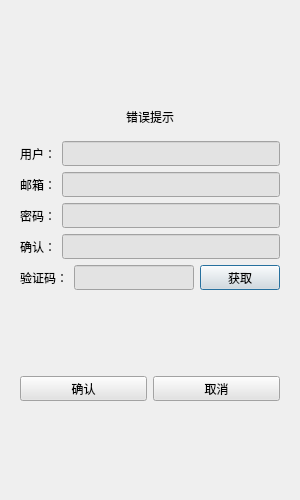
<?xml version="1.0" encoding="UTF-8"?>
<ui version="4.0">
 <class>RegisterDialog</class>
 <widget class="QDialog" name="RegisterDialog">
  <property name="geometry">
   <rect>
    <x>0</x>
    <y>0</y>
    <width>300</width>
    <height>500</height>
   </rect>
  </property>
  <property name="minimumSize">
   <size>
    <width>300</width>
    <height>500</height>
   </size>
  </property>
  <property name="maximumSize">
   <size>
    <width>300</width>
    <height>500</height>
   </size>
  </property>
  <property name="windowTitle">
   <string>Dialog</string>
  </property>
  <layout class="QVBoxLayout" name="verticalLayout_2">
   <item>
    <layout class="QVBoxLayout" name="verticalLayout">
     <item>
      <widget class="QStackedWidget" name="stackedWidget">
       <widget class="QWidget" name="page">
        <layout class="QVBoxLayout" name="verticalLayout_3">
         <item>
          <spacer name="verticalSpacer">
           <property name="orientation">
            <enum>Qt::Orientation::Vertical</enum>
           </property>
           <property name="sizeHint" stdset="0">
            <size>
             <width>20</width>
             <height>40</height>
            </size>
           </property>
          </spacer>
         </item>
         <item>
          <widget class="QWidget" name="widget" native="true">
           <layout class="QVBoxLayout" name="verticalLayout_4">
            <item>
             <widget class="QLabel" name="err_tip">
              <property name="text">
               <string>错误提示</string>
              </property>
              <property name="alignment">
               <set>Qt::AlignmentFlag::AlignCenter</set>
              </property>
             </widget>
            </item>
           </layout>
          </widget>
         </item>
         <item>
          <layout class="QHBoxLayout" name="horizontalLayout">
           <item>
            <widget class="QLabel" name="user_label">
             <property name="minimumSize">
              <size>
               <width>0</width>
               <height>25</height>
              </size>
             </property>
             <property name="maximumSize">
              <size>
               <width>16777215</width>
               <height>25</height>
              </size>
             </property>
             <property name="text">
              <string>用户：</string>
             </property>
            </widget>
           </item>
           <item>
            <widget class="QLineEdit" name="user_edit">
             <property name="minimumSize">
              <size>
               <width>0</width>
               <height>25</height>
              </size>
             </property>
             <property name="maximumSize">
              <size>
               <width>16777215</width>
               <height>25</height>
              </size>
             </property>
             <property name="styleSheet">
              <string notr="true">color: rgb(0, 0, 0);
background-color: rgb(227, 227, 227);</string>
             </property>
            </widget>
           </item>
          </layout>
         </item>
         <item>
          <layout class="QHBoxLayout" name="horizontalLayout_2">
           <item>
            <widget class="QLabel" name="email_label">
             <property name="minimumSize">
              <size>
               <width>0</width>
               <height>25</height>
              </size>
             </property>
             <property name="maximumSize">
              <size>
               <width>16777215</width>
               <height>25</height>
              </size>
             </property>
             <property name="text">
              <string>邮箱：</string>
             </property>
            </widget>
           </item>
           <item>
            <widget class="QLineEdit" name="email_edit">
             <property name="minimumSize">
              <size>
               <width>0</width>
               <height>25</height>
              </size>
             </property>
             <property name="maximumSize">
              <size>
               <width>16777215</width>
               <height>25</height>
              </size>
             </property>
             <property name="styleSheet">
              <string notr="true">color: rgb(0, 0, 0);
background-color: rgb(227, 227, 227);</string>
             </property>
            </widget>
           </item>
          </layout>
         </item>
         <item>
          <layout class="QHBoxLayout" name="horizontalLayout_3">
           <item>
            <widget class="QLabel" name="pass_label">
             <property name="minimumSize">
              <size>
               <width>0</width>
               <height>25</height>
              </size>
             </property>
             <property name="maximumSize">
              <size>
               <width>16777215</width>
               <height>25</height>
              </size>
             </property>
             <property name="text">
              <string>密码：</string>
             </property>
            </widget>
           </item>
           <item>
            <widget class="QLineEdit" name="pass_edit">
             <property name="minimumSize">
              <size>
               <width>0</width>
               <height>25</height>
              </size>
             </property>
             <property name="maximumSize">
              <size>
               <width>16777215</width>
               <height>25</height>
              </size>
             </property>
             <property name="styleSheet">
              <string notr="true">color: rgb(0, 0, 0);
background-color: rgb(227, 227, 227);</string>
             </property>
            </widget>
           </item>
          </layout>
         </item>
         <item>
          <layout class="QHBoxLayout" name="horizontalLayout_4">
           <item>
            <widget class="QLabel" name="confirm_label">
             <property name="minimumSize">
              <size>
               <width>0</width>
               <height>25</height>
              </size>
             </property>
             <property name="maximumSize">
              <size>
               <width>16777215</width>
               <height>25</height>
              </size>
             </property>
             <property name="text">
              <string>确认：</string>
             </property>
            </widget>
           </item>
           <item>
            <widget class="QLineEdit" name="confirm_edit">
             <property name="minimumSize">
              <size>
               <width>0</width>
               <height>25</height>
              </size>
             </property>
             <property name="maximumSize">
              <size>
               <width>16777215</width>
               <height>25</height>
              </size>
             </property>
             <property name="styleSheet">
              <string notr="true">color: rgb(0, 0, 0);
background-color: rgb(227, 227, 227);</string>
             </property>
            </widget>
           </item>
          </layout>
         </item>
         <item>
          <layout class="QHBoxLayout" name="horizontalLayout_5" stretch="0,0,0">
           <item>
            <widget class="QLabel" name="varify_label">
             <property name="enabled">
              <bool>true</bool>
             </property>
             <property name="sizePolicy">
              <sizepolicy hsizetype="Preferred" vsizetype="Preferred">
               <horstretch>0</horstretch>
               <verstretch>0</verstretch>
              </sizepolicy>
             </property>
             <property name="minimumSize">
              <size>
               <width>0</width>
               <height>25</height>
              </size>
             </property>
             <property name="maximumSize">
              <size>
               <width>16777215</width>
               <height>25</height>
              </size>
             </property>
             <property name="text">
              <string>验证码：</string>
             </property>
            </widget>
           </item>
           <item>
            <widget class="QLineEdit" name="varify_edit">
             <property name="minimumSize">
              <size>
               <width>0</width>
               <height>25</height>
              </size>
             </property>
             <property name="maximumSize">
              <size>
               <width>16777215</width>
               <height>25</height>
              </size>
             </property>
             <property name="styleSheet">
              <string notr="true">color: rgb(0, 0, 0);
background-color: rgb(227, 227, 227);</string>
             </property>
            </widget>
           </item>
           <item>
            <widget class="QPushButton" name="get_code">
             <property name="sizePolicy">
              <sizepolicy hsizetype="Fixed" vsizetype="Fixed">
               <horstretch>0</horstretch>
               <verstretch>0</verstretch>
              </sizepolicy>
             </property>
             <property name="minimumSize">
              <size>
               <width>0</width>
               <height>25</height>
              </size>
             </property>
             <property name="maximumSize">
              <size>
               <width>16777215</width>
               <height>25</height>
              </size>
             </property>
             <property name="styleSheet">
              <string notr="true">color: rgb(0, 0, 0);
background-color: rgb(227, 227, 227);</string>
             </property>
             <property name="text">
              <string>获取</string>
             </property>
            </widget>
           </item>
          </layout>
         </item>
         <item>
          <spacer name="verticalSpacer_2">
           <property name="orientation">
            <enum>Qt::Orientation::Vertical</enum>
           </property>
           <property name="sizeHint" stdset="0">
            <size>
             <width>20</width>
             <height>40</height>
            </size>
           </property>
          </spacer>
         </item>
         <item>
          <layout class="QHBoxLayout" name="horizontalLayout_6">
           <item>
            <widget class="QPushButton" name="sure_btn">
             <property name="minimumSize">
              <size>
               <width>0</width>
               <height>25</height>
              </size>
             </property>
             <property name="maximumSize">
              <size>
               <width>16777215</width>
               <height>25</height>
              </size>
             </property>
             <property name="styleSheet">
              <string notr="true">color: rgb(0, 0, 0);
background-color: rgb(227, 227, 227);</string>
             </property>
             <property name="text">
              <string>确认</string>
             </property>
            </widget>
           </item>
           <item>
            <widget class="QPushButton" name="cancel_btn">
             <property name="minimumSize">
              <size>
               <width>0</width>
               <height>25</height>
              </size>
             </property>
             <property name="maximumSize">
              <size>
               <width>16777215</width>
               <height>25</height>
              </size>
             </property>
             <property name="styleSheet">
              <string notr="true">color: rgb(0, 0, 0);
background-color: rgb(227, 227, 227);</string>
             </property>
             <property name="text">
              <string>取消</string>
             </property>
            </widget>
           </item>
          </layout>
         </item>
         <item>
          <spacer name="verticalSpacer_3">
           <property name="orientation">
            <enum>Qt::Orientation::Vertical</enum>
           </property>
           <property name="sizeHint" stdset="0">
            <size>
             <width>20</width>
             <height>40</height>
            </size>
           </property>
          </spacer>
         </item>
        </layout>
       </widget>
       <widget class="QWidget" name="page_2"/>
      </widget>
     </item>
    </layout>
   </item>
  </layout>
 </widget>
 <resources/>
 <connections/>
</ui>
